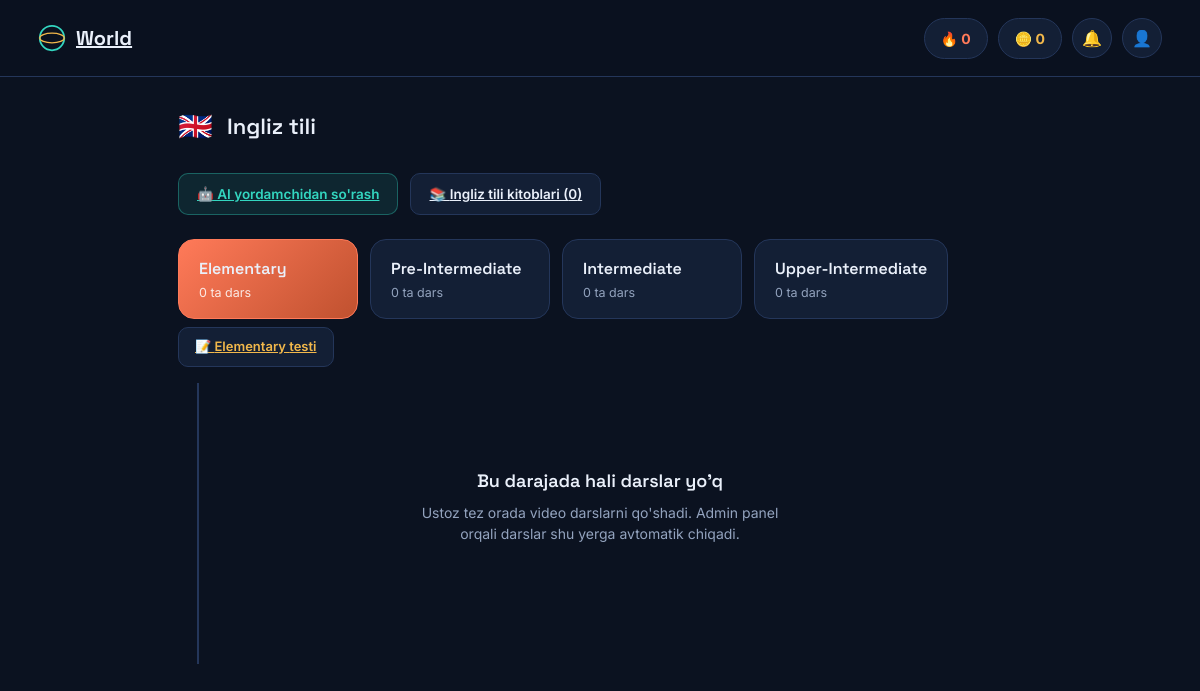
Page /course/english/ on the committed database.
### courses/models.py (models this page shows, shortened)
class Course(models.Model):
    name = models.CharField('Nomi', max_length=100)
    slug = models.SlugField('Slug', unique=True, help_text="Masalan: english, russian, math, chinese, korean")
    icon_emoji = models.CharField('Belgi (emoji)', max_length=10, blank=True, default='📘')
    description = models.TextField('Tavsif', blank=True)
    order = models.PositiveIntegerField('Tartib', default=0)
    is_active = models.BooleanField('Faol', default=True)
    class Meta:
        verbose_name = 'Kurs'
        verbose_name_plural = 'Kurslar'
        ordering = ['order', 'name']

class Level(models.Model):
    course = models.ForeignKey(Course, related_name='levels', on_delete=models.CASCADE, verbose_name='Kurs')
    name = models.CharField('Nomi', max_length=100)
    order = models.PositiveIntegerField('Tartib', default=0)
    class Meta:
        verbose_name = 'Daraja'
        verbose_name_plural = 'Darajalar'
        ordering = ['order']

### courses/views.py (the view)
# urls.py: path('course/<slug:slug>/', course_path_view, name='course-path'),
def course_path_view(request, slug):
    course = get_object_or_404(
        Course.objects.prefetch_related('levels__lessons'),
        slug=slug,
        is_active=True,
    )
    levels = list(course.levels.all())
    active_level = levels[0] if levels else None
    return render(request, 'course_path.html', {
        'course': course,
        'levels': levels,
        'active_level': active_level,
    })

### templates/course_path.html (shortened to what this page needs)
<!DOCTYPE html>
<html lang="uz">
<head>
</head>
<body>
<nav>
  <div class="inner">
    <div class="logo"><a href="/">
      <svg viewBox="0 0 32 32" fill="none"><circle cx="16" cy="16" r="14" stroke="#33D6C0" stroke-width="2"/><ellipse cx="16" cy="16" rx="14" ry="5.5" stroke="#F2B84B" stroke-width="1.4"/></svg>
      World
    </a></div>
    <div class="nav-right">
      <div class="pill streak">🔥 0</div>
      <div class="pill coin">🪙 0</div>
      <div class="icon-btn">🔔</div>
      <div class="icon-btn">👤</div>
    </div>
  </div>
</nav>
<div class="wrap">
  <div class="course-head">
    <span class="flag">{{ course.icon_emoji }}</span>
    <h1>{{ course.name }}</h1>
  </div>
  <div class="quick-links">
    <a href="/ai-chat/" class="quick-link ai">🤖 AI yordamchidan so'rash</a>
    <a href="/books/" class="quick-link">📚 {{ course.name }} kitoblari ({{ course.books.count }})</a>
  </div>
  {% if levels %}
  <div class="levels">
    {% for level in levels %}
      <button class="level {% if level == active_level %}active{% endif %}" onclick="showLevel({{ level.id }})">
        <h3>{{ level.name }}</h3>
        <p>{{ level.lessons.count }} ta dars</p>
      </button>
    {% endfor %}
  </div>
  {% for level in levels %}
  <div class="level-content" id="level-{{ level.id }}" style="{% if level != active_level %}display:none;{% endif %}">
    <a href="/quiz/{{ level.id }}/" class="level-quiz-link">📝 {{ level.name }} testi{% if level.quiz %} ({{ level.quiz.questions.count }} savol){% endif %}</a>
    <div class="path">
    {% if level.lessons.all %}
      {% for lesson in level.lessons.all %}
        <div class="lesson">
          <div class="lesson-dot {% if lesson.is_locked %}locked{% else %}open{% endif %}">
            {% if lesson.is_locked %}🔒{% else %}{{ forloop.counter }}{% endif %}
          </div>
          <div class="lesson-card {% if lesson.is_locked %}locked{% endif %}">
            <div class="lesson-info">
              <div class="tag">{{ forloop.counter }} · {{ lesson.get_lesson_type_display }}</div>
              <h4>{{ lesson.title }}</h4>
            </div>
            {% if lesson.is_locked %}
              <span class="lock-icon">🔒</span>
            {% else %}
              <button class="continue-btn">Davom etish</button>
            {% endif %}
          </div>
        </div>
      {% endfor %}
    {% else %}
      <div class="empty">
        <h3>Bu darajada hali darslar yo'q</h3>
        <p>Ustoz tez orada video darslarni qo'shadi. Admin panel orqali darslar shu yerga avtomatik chiqadi.</p>
      </div>
    {% endif %}
    </div>
  </div>
  {% endfor %}
  {% else %}
  <div class="empty">
    <h3>Bu kursda hali darajalar yo'q</h3>
    <p>Admin panelda "seed_courses" buyrug'ini ishga tushiring yoki darajalarni qo'lda qo'shing.</p>
  </div>
  {% endif %}
</div>
</body>
</html>

### templates/course_path.html (style rules this page uses)
:root { --bg:#0B1220; --bg-soft:#0F1A2E; --surface:#131F35; --surface-2:#182647; --line:#24365A; --text:#EAF0FA; --text-dim:#93A3BE; --cyan:#33D6C0; --gold:#F2B84B; --coral:#FF7A59; }
* { box-sizing:border-box; margin:0; padding:0; }
body { background:var(--bg); color:var(--text); font-family:'Inter',sans-serif; line-height:1.5; }
h1,h2,h3 { font-family:'Space Grotesk',sans-serif; font-weight:600; }
.wrap { max-width:900px; margin:0 auto; padding:0 28px; }
nav { position:sticky; top:0; z-index:50; background:rgba(11,18,32,0.92); backdrop-filter:blur(10px); border-bottom:1px solid var(--line); }
nav .inner { max-width:1180px; margin:0 auto; padding:0 28px; display:flex; align-items:center; justify-content:space-between; height:76px; }
.logo { display:flex; align-items:center; gap:10px; font-size:20px; font-weight:700; font-family:'Space Grotesk'; }
.logo a { display:flex; align-items:center; gap:10px; color:var(--text); }
.logo svg { width:28px;height:28px; }
.nav-right { display:flex; align-items:center; gap:10px; }
.pill { display:flex; align-items:center; gap:7px; background:var(--surface); border:1px solid var(--line); border-radius:999px; padding:9px 16px; font-size:14px; font-weight:700; }
.pill.streak { color:var(--coral); }
.pill.coin { color:var(--gold); }
.icon-btn { width:40px;height:40px; border-radius:50%; background:var(--surface); border:1px solid var(--line); display:flex; align-items:center; justify-content:center; font-size:16px; }
.course-head { padding:28px 0 8px; display:flex; align-items:center; gap:14px; }
.course-head .flag { font-size:28px; }
.course-head h1 { font-size:22px; }
.quick-links { display:flex; gap:12px; margin:18px 0 6px; flex-wrap:wrap; }
.quick-link { display:inline-flex; align-items:center; gap:8px; padding:10px 18px; border-radius:10px; background:var(--surface); border:1px solid var(--line); color:var(--text); font-size:13.5px; font-weight:600; }
.quick-link.ai { background:rgba(51,214,192,0.1); border-color:rgba(51,214,192,0.35); color:var(--cyan); }
.level-quiz-link { display:inline-flex; align-items:center; gap:6px; margin-bottom:16px; padding:9px 16px; border-radius:10px; background:var(--surface); border:1px solid var(--line); color:var(--gold); font-size:13px; font-weight:600; }
.levels { display:flex; gap:12px; overflow-x:auto; padding:18px 0 8px; }
.level { flex-shrink:0; min-width:180px; border-radius:16px; padding:18px 20px; background:var(--surface); border:1px solid var(--line); cursor:pointer; text-align:left; font-family:inherit; color:var(--text); }
.level.active { background:linear-gradient(135deg, var(--coral), #c0512f); border-color:var(--coral); }
.level h3 { font-size:16px; margin-bottom:6px; }
.level p { font-size:12.5px; color:var(--text-dim); }
.level.active p { color:rgba(255,255,255,0.85); }
.path { padding:24px 0 60px; position:relative; }
.path::before { content:""; position:absolute; left:19px; top:0; bottom:0; width:2px; background:var(--line); }
.empty { text-align:center; padding:60px 20px; color:var(--text-dim); }
.empty h3 { color:var(--text); font-size:18px; margin-bottom:8px; }
.empty p { font-size:14px; max-width:380px; margin:0 auto; }

### rows in the picture
Course: icon_emoji "🇬🇧", name "Ingliz tili", books.count "0"
Level: name "Elementary", lessons.count "0", shows "Bu darajada hali darslar yo'q"
Level: name "Pre-Intermediate", lessons.count "0"
Level: name "Intermediate", lessons.count "0"
Level: name "Upper-Intermediate", lessons.count "0"
